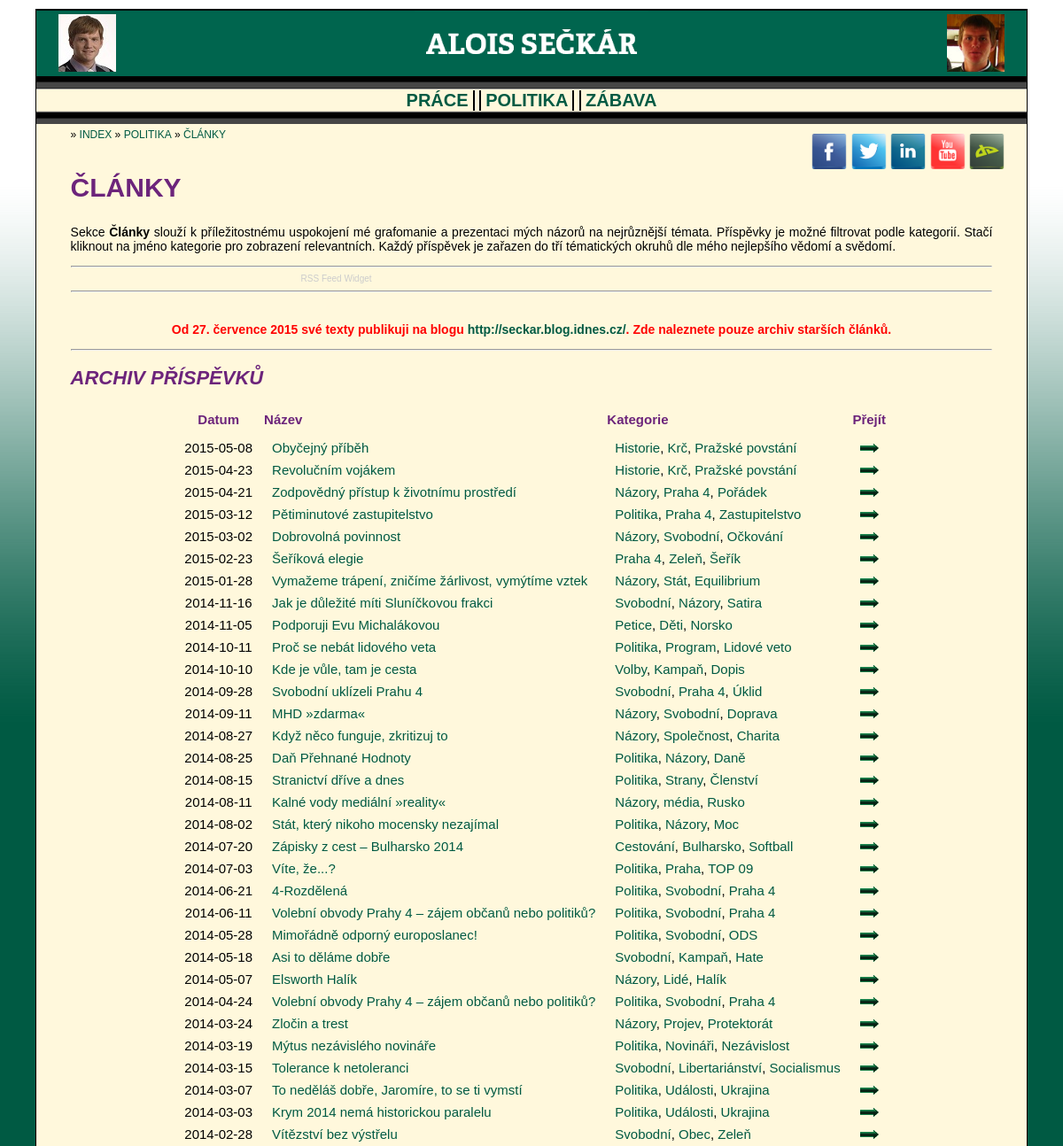
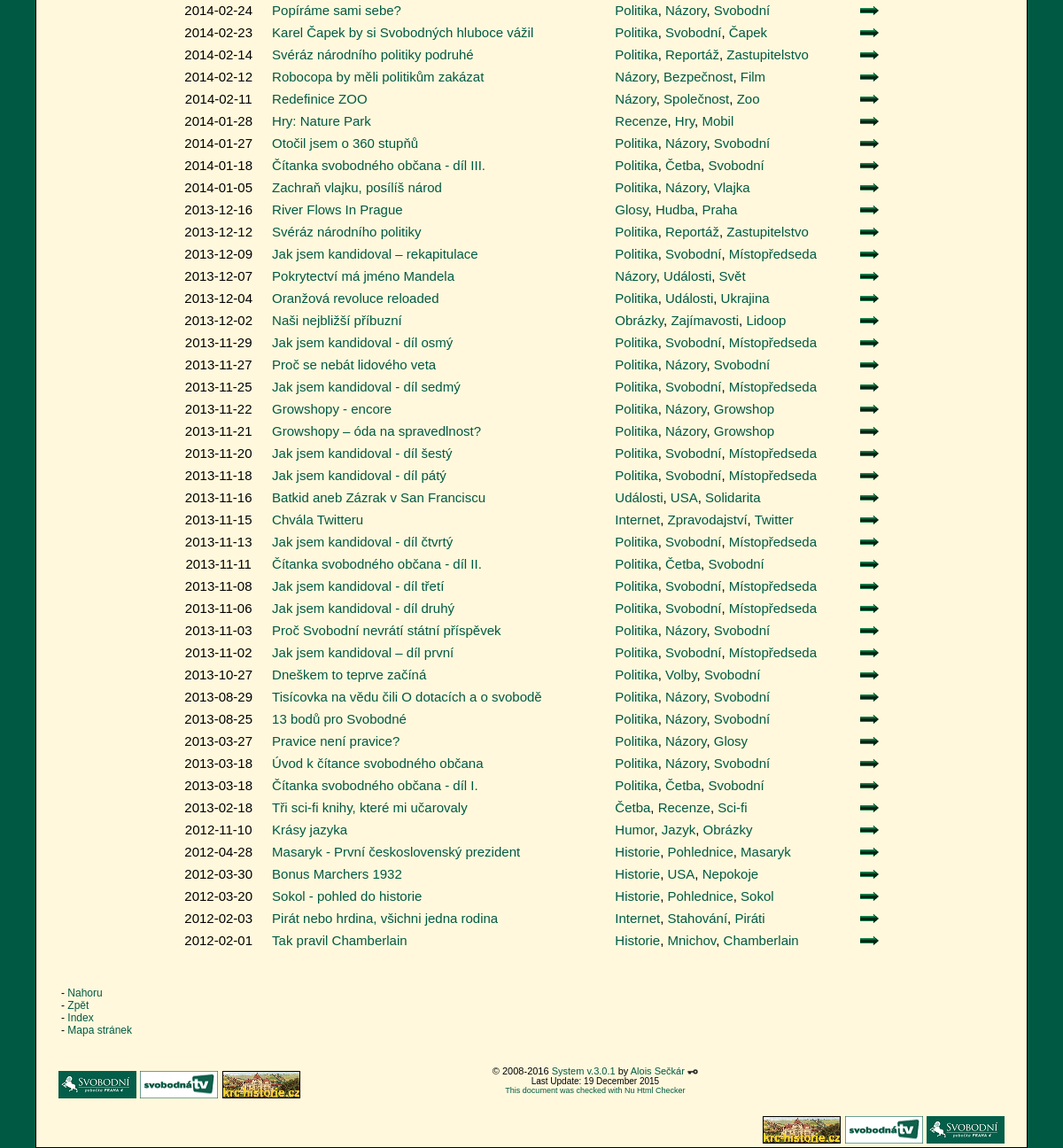
/politics-blog, run on an earlier commit of the app's database (2 pictures, top to bottom).
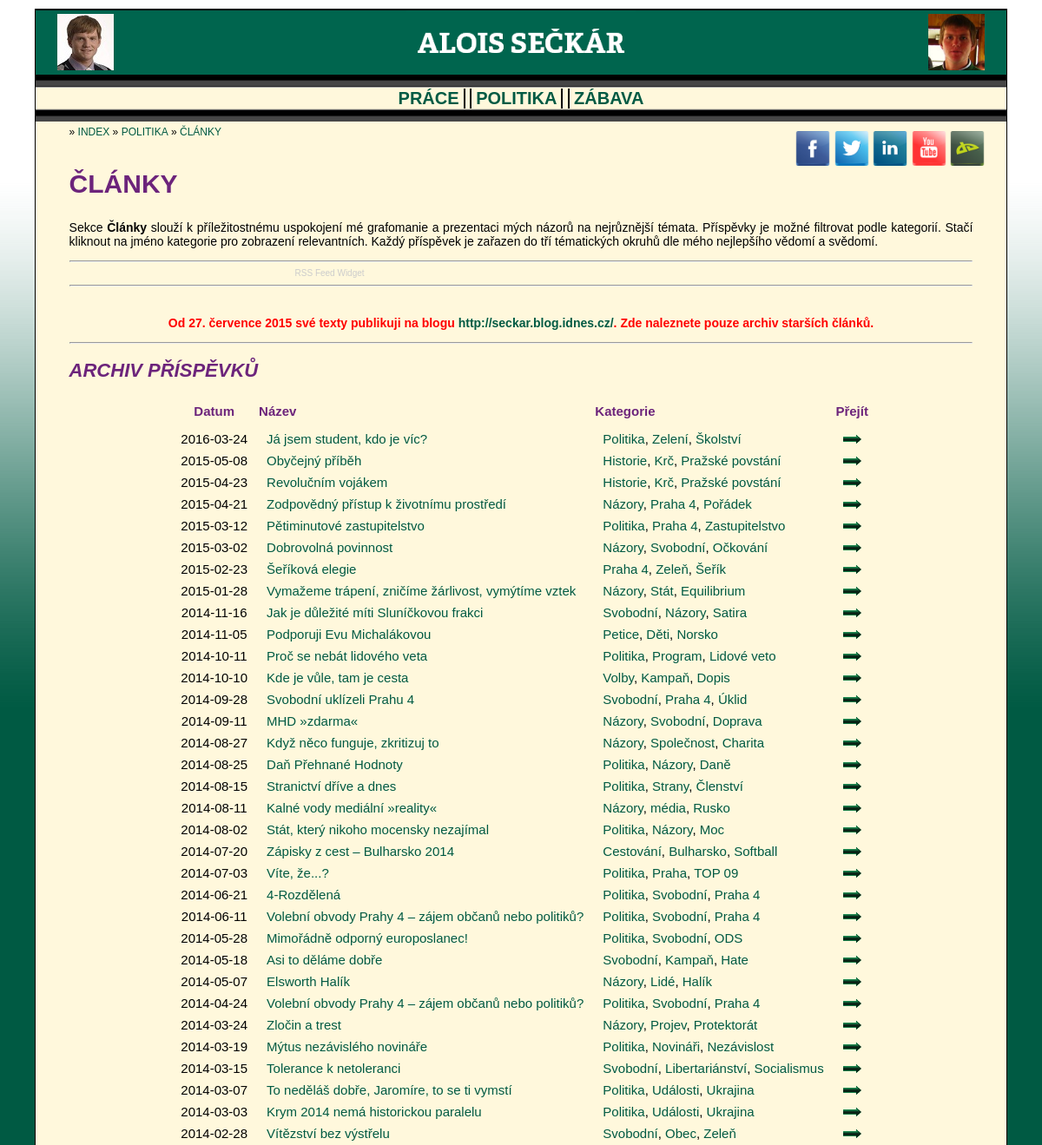
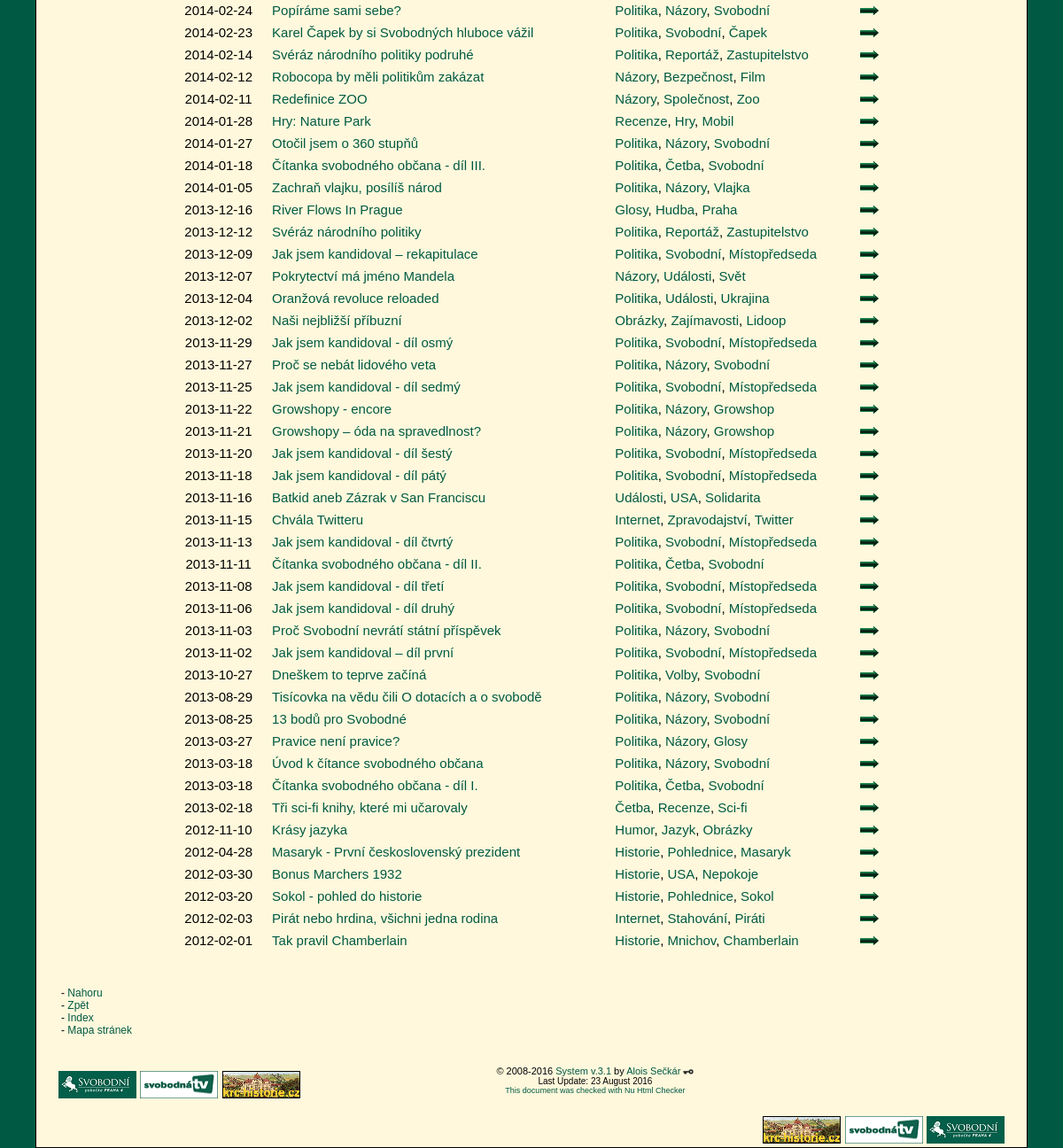
And on a later commit of the database (2 pictures, top to bottom).
### tables this page shows
CREATE TABLE IF NOT EXISTS `elrh_blog` (
  `id` int(5) NOT NULL,
  `title` varchar(100) NOT NULL,
  `date` date NOT NULL,
  `time` time NOT NULL,
  `content` text NOT NULL,
  `categories` varchar(255) NOT NULL
);

### index.php (called while the page is built, shortened)
<?php
$controller = new ELRHPageController();
if (!empty($_GET["page"])) {
	$page = $_GET["page"];
}
$controller->resolvePath(mb_strtolower($page, 'UTF-8'));
$controller->prepareData();
$controller->renderPage();
?>

### web/scripts/page-data/elrh_data_helper.php (called while the page is built, shortened)
<?php
class ELRHDataHelper {
	public static function retrieveArray($mysqli, $query) {
		$result = $mysqli->query($query);
	    $i = 0;
		while ($current = $result->fetch_array()) {
			$array[$i] = $current;
			$i++;
		}
		if (isset($array)) {
			return $array;
		} else {
			return null;
		}
	}
}

### web/scripts/page-data/elrh_politics-blog_data.php (called while the page is built, shortened)
<?php
class ELRHPageData {
	public static function prepareData($item, $mysqli) {
		$data["title"] = "Alois Sečkár - Blog";
		include_once getcwd().'/web/scripts/page-data/elrh_data_helper.php';
		if (empty($item)) {
			$data["entries"] = ELRHDataHelper::retrieveArray($mysqli, "SELECT id, title, date, categories FROM elrh_blog ORDER BY date DESC");
		}
		return $data;
	}
}

### web/scripts/page-content/elrh_politics-blog_content.php (the view, shortened to what the changed rows need)
<?php
class ELRHPageContentRenderer {
	public static function renderContent($page_data) {
	    if ($page_data["single"]==true) {
			if ($page_data["exists"]==true) {
				echo '<h1>'.$page_data["entry"]["title"].'</h1>'.PHP_EOL;
				echo '<p>'.PHP_EOL;
					echo '<strong><em>Publikováno: '.$page_data["entry"]["date"].' '.$page_data["entry"]["time"].'</em></strong>'.PHP_EOL;
				echo '</p>'.PHP_EOL;
				echo $page_data["entry"]["content"];
				echo '<h2>KOMENTÁŘE:</h2>';
					include_once getcwd().'/web/scripts/page-content/elrh_content_helper.php';
					ELRHContentHelper::renderShareBox('http://alois-seckar.cz/blog/'.$page_data["id"]);
					echo '<br />'.PHP_EOL;
					ELRHContentHelper::renderCommentBox('http://alois-seckar.cz/blog/'.$page_data["id"]);
			} else {
				echo '<h1>ČLÁNKY</h1>'.PHP_EOL;
				echo '<p class="red-note">'.PHP_EOL;
					echo 'Příspěvek s takovým ID se bohužel na blogu nenachází...'.PHP_EOL;
				echo '</p>'.PHP_EOL;
				echo '<p class="centered">';
					echo '<a href="http://alois-seckar.cz/politics-blog">Zpět na seznam příspěvků</a>';
				echo '</p>';
			}
		} else {
			echo '<h1>ČLÁNKY</h1>'.PHP_EOL;
			echo '<h2>ARCHIV PŘÍSPĚVKŮ</h2>'.PHP_EOL;
			echo '<table>'.PHP_EOL;
			echo '<tr>'.PHP_EOL;
				echo '<th>Datum</th>'.PHP_EOL;
				echo '<th style="text-align: left;">Název</th>'.PHP_EOL;
				echo '<th style="text-align: left;">Kategorie</th>'.PHP_EOL;
				echo '<th>Přejít</th>'.PHP_EOL;
			echo '</tr>'.PHP_EOL;
			if (!empty($page_data["entries"])) {
				foreach ($page_data["entries"] as $row) {
					$cats = explode(", ", $row["categories"]);
					$i = 0;
					$categories = "";
					foreach ($cats as $one) {
						if ($i>0) {
							$categories .= ", ";
						}
						$i++;
						$categories .= '<a href="/politics-blog/'.str_replace(" ","%20",$one).'">'.$one.'</a>';
					}
					echo '<tr>'.PHP_EOL;
						echo '<td>'.$row["date"].'</td>'.PHP_EOL;
						echo '<td style="padding-right: 10px; text-align: left;"><a href="/politics-blog/'.$row["id"].'" title="'.$row["title"].'">'.$row["title"].'</a></td>'.PHP_EOL;
						echo '<td style="padding-right: 10px; text-align: left;">'.$categories.'</td>'.PHP_EOL;
						echo '<td><a href="/politics-blog/'.$row["id"].'" title="'.$row["title"].'"><img src="/web/skin/left_arrow.png" title="K článku" alt="K článku" height="10" /></a></td>'.PHP_EOL;
					echo '</tr>'.PHP_EOL;
				}
			} else {
				echo '<tr>'.PHP_EOL;
					echo '<td colspan="4">Nenalezeny žádné příspěvky</td>'.PHP_EOL;
				echo '</tr>'.PHP_EOL;
			}
			echo '</table>'.PHP_EOL;
		}
	}
}

### web/scripts/elrh_page_renderer.php (shortened to what the changed rows need)
<?php
class ELRHPageRenderer {
	public static function renderHTMLStart() {
		echo '<!DOCTYPE html>'.PHP_EOL;
		echo '<html lang="cs">'.PHP_EOL;
	}
	public static function renderHTMLHead($title) {
		echo '<head>'.PHP_EOL;
			echo '<link rel="stylesheet" type="text/css" href="/elrh_css.css" />'.PHP_EOL;
			echo '<link rel="stylesheet" type="text/css" href="/dropdown.css" />'.PHP_EOL;
		echo '</head>'.PHP_EOL;
	}
	public static function renderBodyStart() {
		echo '<body id="top">'.PHP_EOL;
		echo '<div id="container">'.PHP_EOL;
	}
	public static function renderContentStart($nav) {
		echo '<div id="content">'.PHP_EOL;
		echo '<article>'.PHP_EOL;
	}
	public static function renderContentEnd($nav) {
		echo '</article>'.PHP_EOL;
		echo '</div>'.PHP_EOL;
	}
	public static function renderPageFooter($version, $update) {
		echo '<div id="footer">'.PHP_EOL;
			echo '<div id="footer-center">'.PHP_EOL;
				echo '<div class="footer-big">&copy; 2008-2016 <a href="/versions" title="Verze systému">System v.'.$version.'</a> by <a href="/contacts" title="Kontakt">Alois Sečkár</a> <a href="/login"><img src="/web/images/admin.png" height="6" /></a></div>'.PHP_EOL;
				echo '<div class="footer-small">Last Update: '.$update.'</div>'.PHP_EOL;
				echo '<div class="footer-tiny"><a href="https://validator.w3.org/nu/?doc=http://'.$_SERVER["SERVER_NAME"].$_SERVER["REQUEST_URI"].'" title="Validator at w3.org">This document was checked with Nu Html Checker</a></div>'.PHP_EOL;
			echo '</div>'.PHP_EOL;
		echo '</div>'.PHP_EOL;
	}
	public static function renderHTMLEnd() {
		echo '</div>'.PHP_EOL;
		echo '</body>'.PHP_EOL;
		echo '</html>'.PHP_EOL;
	}
}
?>

What changed in the data, as far as the page shows it:
added elrh_blog: date "2016-03-24", title "Já jsem student, kdo je víc?", categories "Politika", categories ",", categories "Zelení", categories "Školství"
Also different on the page:
$version: "3.0.1" → "3.1"
$update: "19 December 2015" → "23 August 2016"
